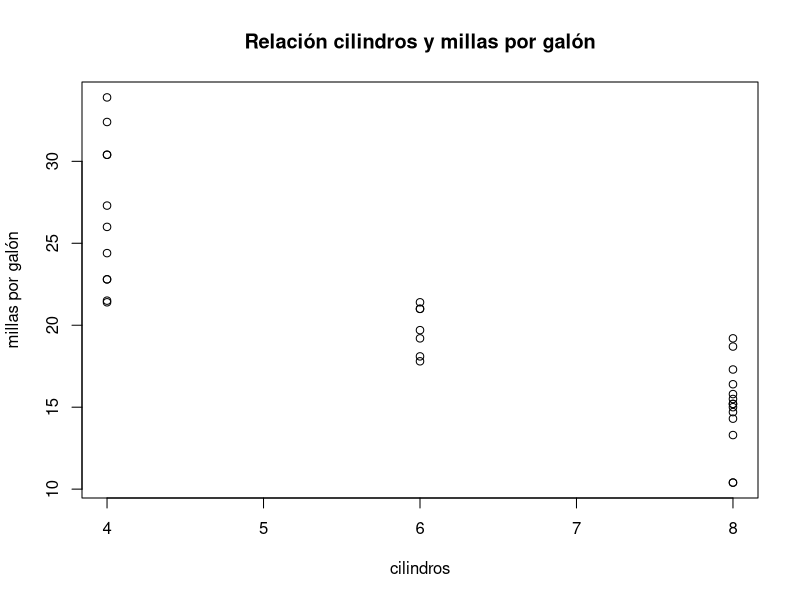
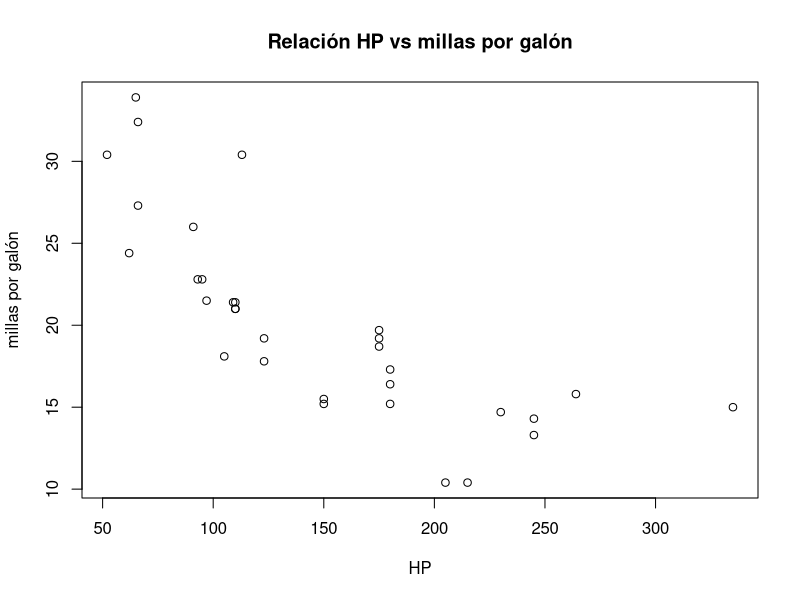

The R script that drew these images, in order: (Note: this script raises an error after producing the figures.)

#EDA Scattler plot

#y con respecto de x
plot(mtcars$mpg ~ mtcars$cyl, xlab='cilindros', ylab = 'millas por galón',
     main='Relación cilindros y millas por galón')

plot(mtcars$mpg ~ mtcars$hp, xlab='HP', ylab = 'millas por galón',
     main='Relación HP vs millas por galón')

#EDA orange economy

plot(orange_economy_latam$Unemployment ~ orange_economy_latam$`Education invest % GDP`,
     xlab='Inversión educación (%PIB)',
     ylab='Desempleo',
     main='Relación inversión en educación vs Desempleo')

plot(orange_economy_latam$`GDP PC` ~ orange_economy_latam$`Creat Ind % GDP`,
     xlab='Aporte economía naranja al PIB(%)',
     ylab='Desempleo',
     main='Relación economía naranja y PIB per capita')

#install.packages("proto")
#install.packages("ggplot2")

library("proto")
library("ggplot2")

qplot(mtcars$hp,
      geom="histogram",
      xlab='caballos de fuerza',
      main = 'histograma HP')

#############
qplot(mtcars$hp,
      geom="histogram",
      xlab='caballos de fuerza',
      main = 'histograma HP')
#############
ggplot(mtcars, aes(x=hp))+geom_histogram()+labs(x='Caballos de Fuerza',
                                                y='Conteo de Autos',
                                                title = 'Caballos de fuerza en autos seleccionados')
#############
ggplot(mtcars, aes(x=hp))+
  geom_histogram()+
  labs(x='Caballos de fuerza',
       y='Cantidad de carros',
       title= 'Cabballos de fuerza en carro seleccionados')+
  theme(legend.position = "none")+
  theme(panel.background = element_blank(),
        panel.grid.major = element_blank(),
        panel.grid.minor = element_blank())


#############
ggplot(mtcars, aes(x=hp))+
  geom_histogram(binwidth = 30)+
  labs(x='Caballos de fuerza',
       y='Cantidad de carros',
       title= 'Cabballos de fuerza en carro seleccionados')+
  theme(legend.position = "none")+
  theme(panel.background = element_blank(),
        panel.grid.major = element_blank(),
        panel.grid.minor = element_blank())

#############
ggplot() + geom_histogram(data = mtcars,
                          aes(x=hp), fill='blue', color='red',
                          binwidth=20)+
  labs(x='Caballos de fuerza',
       y='Cantidad de carros',
       title= 'Cabballos de fuerza en carro seleccionados')+
  xlim(c(80,280))+
  theme(legend.position = "none")+
  theme(panel.background = element_blank(),
  panel.grid.major = element_blank(),
  panel.grid.minor = element_blank())
